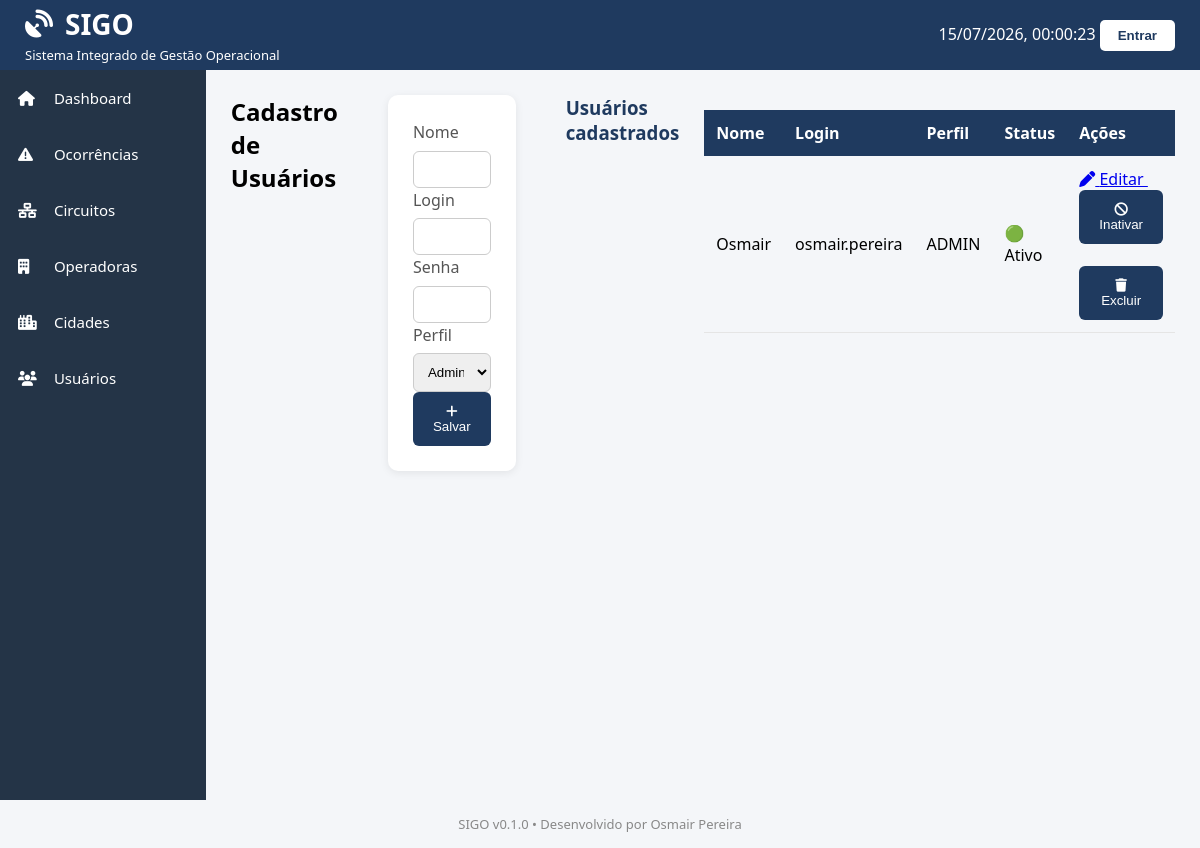
The page /usuarios on the database as committed earlier.
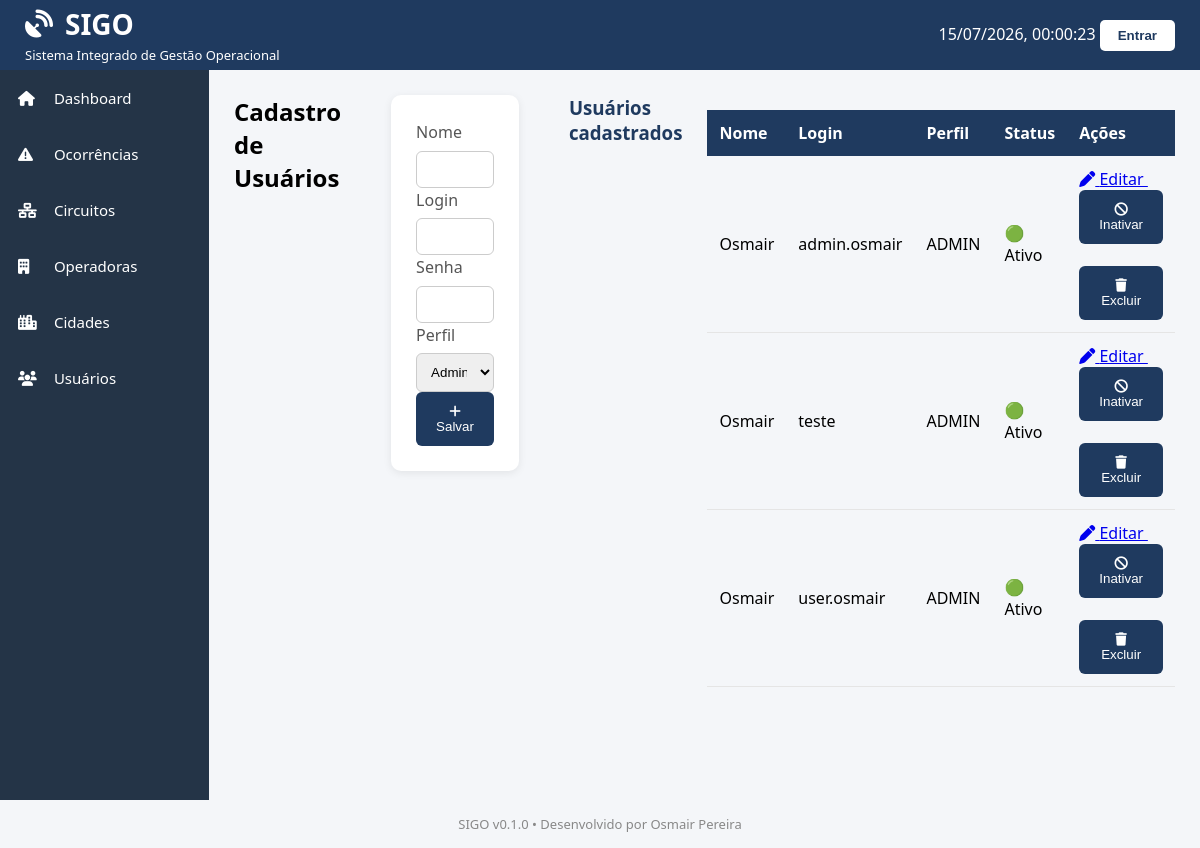
The same page on the database as committed later.
### app/models.py (models this page shows, shortened)
class BaseModel(db.Model):
    __abstract__ = True
    id = db.Column(db.Integer, primary_key=True)
    ativo = db.Column(
        db.Boolean,
        default=True,
        nullable=False,
    )
    created_at = db.Column(
        db.DateTime,
        default=agora,
        nullable=False,
    )
    updated_at = db.Column(
        db.DateTime,
        default=agora,
        onupdate=agora,
        nullable=False,
    )

class Usuario(UserMixin, BaseModel):
    __tablename__ = "usuarios"
    nome = db.Column(
        db.String(120),
        nullable=False,
    )
    login = db.Column(
        db.String(50),
        unique=True,
        nullable=False,
    )
    senha_hash = db.Column(
        db.String(255),
        nullable=False,
    )
    perfil = db.Column(
        db.String(20),
        nullable=False,
        default="USER",
    )

### app/routes/usuarios.py (the view, shortened to what this page needs)
@usuarios_bp.route("/usuarios", methods=["GET", "POST"])
def lista_usuarios():
    editar = None
    editar_id = request.args.get("editar")
    if editar_id:
        editar = Usuario.query.get_or_404(editar_id)
    usuarios = Usuario.query.order_by(
        Usuario.nome
    ).all()
    return render_template(
        "usuarios/lista.html",
        usuarios=usuarios,
        editar=editar,
    )

### app/templates/usuarios/lista.html (shortened to what this page needs)
{% extends "base.html" %}
{% block content %}
<h2>Cadastro de Usuários</h2>
<form method="POST" class="form-card">
    <p>
        <label>Nome</label>
        <input
            type="text"
            name="nome"
            required
            value="{{ editar.nome if editar else '' }}">
    </p>
    <p>
        <label>Login</label>
        <input
            type="text"
            name="login"
            required
            value="{{ editar.login if editar else '' }}">
    </p>
    <p>
        <label>Senha</label>
        <input
            type="password"
            name="senha"
            {% if not editar %}required{% endif %}>
    </p>
    <p>
        <label>Perfil</label>
        <select name="perfil">
            <option
                value="ADMIN"
                {% if editar and editar.perfil == "ADMIN" %}selected{% endif %}>
                Administrador
            </option>
        </select>
    </p>
    <button type="submit">
        {% if editar %}
            <i class="fa-solid fa-pen"></i>
            Atualizar
        {% else %}
            <i class="fa-solid fa-plus"></i>
            Salvar
        {% endif %}
    </button>
</form>
<h3>Usuários cadastrados</h3>
<table class="tabela">
    <thead>
        <tr>
            <th>Nome</th>
            <th>Login</th>
            <th>Perfil</th>
            <th>Status</th>
            <th width="330">Ações</th>
        </tr>
    </thead>
    <tbody>
        {% for usuario in usuarios %}
        <tr>
            <td>
                {{ usuario.nome }}
            </td>
            <td>
                {{ usuario.login }}
            </td>
            <td>
                {{ usuario.perfil }}
            </td>
            <td>
                {% if usuario.ativo %}
                    🟢 Ativo
                {% else %}
                    🔴 Inativo
                {% endif %}
            </td>
            <td>
                <a
                    href="{{ url_for('usuarios.lista_usuarios', editar=usuario.id) }}">
                    <i class="fa-solid fa-pen"></i>
                    Editar
                </a>
                <form
                    method="POST"
                    action="{{ url_for('usuarios.alterar_status', id=usuario.id) }}"
                    style="display:inline;">
                    <button
                        type="submit">
                        {% if usuario.ativo %}
                            <i class="fa-solid fa-ban"></i>
                            Inativar
                        {% else %}
                            <i class="fa-solid fa-check"></i>
                            Ativar
                        {% endif %}
                    </button>
                </form>
                <form
                    method="POST"
                    action="{{ url_for('usuarios.excluir_usuario', id=usuario.id) }}"
                    style="display:inline;">
                    <button
                        type="submit"
                        onclick="return confirm('Deseja realmente excluir este usuário?')">
                        <i class="fa-solid fa-trash"></i>
                        Excluir
                    </button>
                </form>
            </td>
        </tr>
        {% endfor %}
    </tbody>
</table>
{% endblock %}

Rows that differ between the two databases and show on the page:
changed Usuario: login "osmair.pereira" → "admin.osmair"
added Usuario: nome "Osmair", login "teste", perfil "ADMIN", ativo "🟢 Ativo"
added Usuario: nome "Osmair", login "user.osmair", perfil "ADMIN", ativo "🟢 Ativo"
